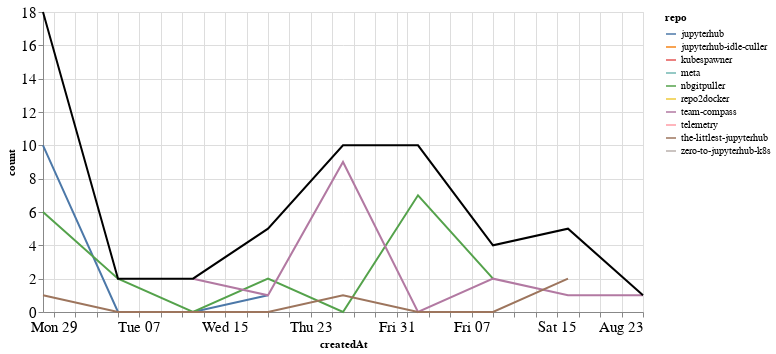

Notebook code cell kept with this figure:
### Markdown cell above
## Comments

### Code cell
comments_time = comments.groupby('repo').resample('W', on='createdAt').count()['author'].reset_index()
comments_time = comments_time.rename(columns={'author': 'count'})
comments_time_total = comments_time.groupby('createdAt').agg({"count": "sum"}).reset_index()
ch1 = alt.Chart(comments_time, width=600).mark_line().encode(
    x='createdAt',
    y='count',
    color='repo',
    tooltip="repo"
)

ch2 = alt.Chart(comments_time_total, width=600).mark_line(color="black").encode(
    x='createdAt',
    y='count',
)

ch1 + ch2

### Figure 1 — Vega-Lite specification as saved in the notebook (floating-point values rounded to 4 significant figures)
{"config": {"axisLeft": {"labelFontSize": 15}, "axisBottom": {"labelFontSize": 15}}, "layer": [{"data": {"name": "data-e7f4c002f3135967b4f6151ac8864b1f"}, "mark": "line", "encoding": {"color": {"type": "nominal", "field": "repo"}, "tooltip": {"type": "nominal", "field": "repo"}, "x": {"type": "temporal", "field": "createdAt"}, "y": {"type": "quantitative", "field": "count"}}, "width": 600}, {"data": {"name": "data-36dd85bce34a5ac99d281ac7c8901a60"}, "mark": {"type": "line", "color": "black"}, "encoding": {"x": {"type": "temporal", "field": "createdAt"}, "y": {"type": "quantitative", "field": "count"}}, "width": 600}], "$schema": "https://vega.github.io/schema/vega-lite/v4.8.1.json", "datasets": {"data-e7f4c002f3135967b4f6151ac8864b1f": [{"repo": "jupyterhub", "createdAt": "2020-06-28T00:00:00", "count": 10}, {"repo": "jupyterhub", "createdAt": "2020-07-05T00:00:00", "count": 0}, {"repo": "jupyterhub", "createdAt": "2020-07-12T00:00:00", "count": 0}, {"repo": "jupyterhub", "createdAt": "2020-07-19T00:00:00", "count": 1}, {"repo": "jupyterhub-idle-culler", "createdAt": "2020-08-16T00:00:00", "count": 1}, {"repo": "kubespawner", "createdAt": "2020-08-02T00:00:00", "count": 2}, {"repo": "meta", "createdAt": "2020-06-28T00:00:00", "count": 1}, {"repo": "nbgitpuller", "createdAt": "2020-06-28T00:00:00", "count": 6}, {"repo": "nbgitpuller", "createdAt": "2020-07-05T00:00:00", "count": 2}, {"repo": "nbgitpuller", "createdAt": "2020-07-12T00:00:00", "count": 0}, {"repo": "nbgitpuller", "createdAt": "2020-07-19T00:00:00", "count": 2}, {"repo": "nbgitpuller", "createdAt": "2020-07-26T00:00:00", "count": 0}, {"repo": "nbgitpuller", "createdAt": "2020-08-02T00:00:00", "count": 7}, {"repo": "nbgitpuller", "createdAt": "2020-08-09T00:00:00", "count": 2}, {"repo": "repo2docker", "createdAt": "2020-07-19T00:00:00", "count": 1}, {"repo": "team-compass", "createdAt": "2020-07-12T00:00:00", "count": 2}, {"repo": "team-compass", "createdAt": "2020-07-19T00:00:00", "count": 1}, {"repo": "team-compass", "createdAt": "2020-07-26T00:00:00", "count": 9}, {"repo": "team-compass", "createdAt": "2020-08-02T00:00:00", "count": 0}, {"repo": "team-compass", "createdAt": "2020-08-09T00:00:00", "count": 2}, {"repo": "team-compass", "createdAt": "2020-08-16T00:00:00", "count": 1}, {"repo": "team-compass", "createdAt": "2020-08-23T00:00:00", "count": 1}, {"repo": "telemetry", "createdAt": "2020-08-16T00:00:00", "count": 1}, {"repo": "the-littlest-jupyterhub", "createdAt": "2020-06-28T00:00:00", "count": 1}, {"repo": "the-littlest-jupyterhub", "createdAt": "2020-07-05T00:00:00", "count": 0}, {"repo": "the-littlest-jupyterhub", "createdAt": "2020-07-12T00:00:00", "count": 0}, {"repo": "the-littlest-jupyterhub", "createdAt": "2020-07-19T00:00:00", "count": 0}, {"repo": "the-littlest-jupyterhub", "createdAt": "2020-07-26T00:00:00", "count": 1}, {"repo": "the-littlest-jupyterhub", "createdAt": "2020-08-02T00:00:00", "count": 0}, {"repo": "the-littlest-jupyterhub", "createdAt": "2020-08-09T00:00:00", "count": 0}, {"repo": "the-littlest-jupyterhub", "createdAt": "2020-08-16T00:00:00", "count": 2}, {"repo": "zero-to-jupyterhub-k8s", "createdAt": "2020-08-02T00:00:00", "count": 1}], "data-36dd85bce34a5ac99d281ac7c8901a60": [{"createdAt": "2020-06-28T00:00:00", "count": 18}, {"createdAt": "2020-07-05T00:00:00", "count": 2}, {"createdAt": "2020-07-12T00:00:00", "count": 2}, {"createdAt": "2020-07-19T00:00:00", "count": 5}, {"createdAt": "2020-07-26T00:00:00", "count": 10}, {"createdAt": "2020-08-02T00:00:00", "count": 10}, {"createdAt": "2020-08-09T00:00:00", "count": 4}, {"createdAt": "2020-08-16T00:00:00", "count": 5}, {"createdAt": "2020-08-23T00:00:00", "count": 1}]}}
